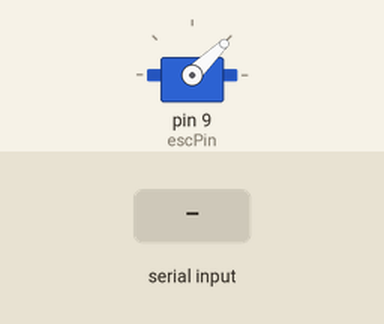
Recording of a sketch running on a simulated Arduino Uno, built with avr-gcc and run on an emulated ATmega328P. Parts: servo. The test bench sets the inputs (shaded band). What the sketch prints to the serial monitor is not drawn.

Above: at 6.2 s.
6.3 s: "90,45\n" received over Serial
At 7.0 s:
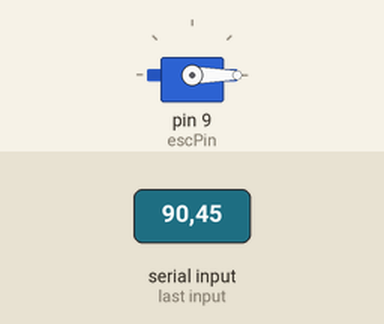
Timing chart, 0 to 9.3 s (numbered marks = the images above; inputs shaded):
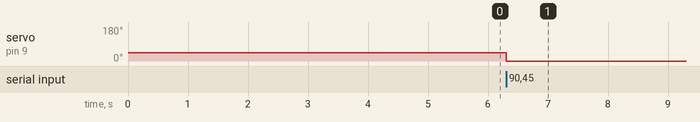

Measured:
- after the input at 6.3 s, servo on pin 9 (escPin): 44° → 0° at once

The sketch:

analogComparator.ino
```cpp
#include<Servo.h>
#include <SoftwareSerial.h>

Servo ESC;
SoftwareSerial mySerial(10, 11); // RX, TX

int vel = 1000;
int escPin = 9;

const byte interruptPin = 2;

volatile boolean triggered;
volatile long current_time = 0;
volatile long previous_time = 0;
volatile long half_period = 0;
volatile float velocity = 0;


///ANALOG COMPARATORS PINS 7-6
ISR (ANALOG_COMP_vect)
{
  current_time=micros();
  half_period = current_time-previous_time;

  //velocity = 3.1416 * 1000000 / (half_period);

  Serial.println(half_period);
  //char *c_data = ( char* ) &velocity;
  //for( char c_Index = 0 ; c_Index < sizeof( float ) ; mySerial.write( c_data[ c_Index++ ] ) );

  previous_time= current_time;
}

void setup ()
{
    ESC.attach(escPin);
    ESC.writeMicroseconds(1000);

    Serial.begin(57600);
    Serial.println ("Started.");
    delay(5000);

    // set the data rate for the SoftwareSerial port
    mySerial.begin(57600);

    Serial.setTimeout(10);

    ADCSRB = 0;            // (Disable) ACME: Analog Comparator Multiplexer Enable
    ACSR =   bit (ACI)      // (Clear) Analog Comparator Interrupt Flag
           | bit (ACIE)     // Analog Comparator Interrupt Enable
           | bit (ACIS1);   // ACIS1, ACIS0: Analog Comparator Interrupt Mode Select (trigger on falling edge)
}  // end of setup

void loop ()
{
  if(Serial.available() >= 1)
  {
    vel = Serial.parseInt();
    if(vel != 0)
    {
      ESC.writeMicroseconds(vel);
    }
  }
}
```
